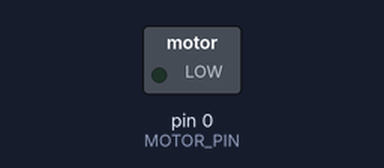
Simulated run of this sketch. Board: Arduino Uno, built with avr-gcc and run on an emulated ATmega328P. Shown: switched loads named in the sketch (green lamp = pin HIGH). Nothing arrives over Bluetooth unless stated; a phone connects over Bluetooth LE 3 s after start.

Above: at 0.1 s.
At 0.9 s:
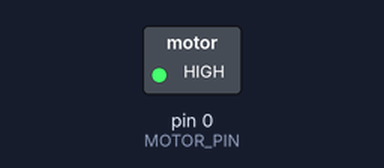
Timing chart, 0 to 2.4 s (numbered marks = the images above):
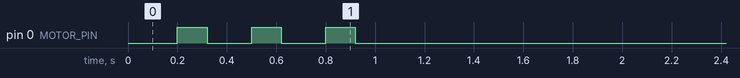

The sketch:

seeed-xiao-vibration-ble.ino
```cpp
/**
 * Flowstate wrist — BLE (Nordic UART Service). Seeed XIAO nRF52840 Plus, motor on D2 (pin 2).
 *
 * Library: ArduinoBLE (Board Manager: Seeed nRF52, then Sketch → Include Library → ArduinoBLE)
 *
 * SELF-TEST: On reset the motor buzzes THREE short times.
 * Web app writes "V" to the NUS RX characteristic (same command as USB serial firmware).
 */

#include <ArduinoBLE.h>

const int MOTOR_PIN = 0;
const unsigned long PULSE_MS = 800;

/** Nordic UART Service — same UUIDs as Web Bluetooth / Nordic standard */
BLEService uartService("6E400001-B5A3-F393-E0A9-E50E24DCCA9E");
BLECharacteristic rxCharacteristic("6E400002-B5A3-F393-E0A9-E50E24DCCA9E", BLEWrite, 32);

void pulseMs(unsigned long ms) {
  digitalWrite(MOTOR_PIN, HIGH);
  delay(ms);
  digitalWrite(MOTOR_PIN, LOW);
}

void setup() {
  pinMode(MOTOR_PIN, OUTPUT);
  digitalWrite(MOTOR_PIN, LOW);

  delay(200);
  for (int i = 0; i < 3; i++) {
    pulseMs(120);
    delay(180);
  }

  if (!BLE.begin()) {
    while (1) {
      delay(500);
    }
  }

  BLE.setLocalName("FlowstateXIAO");
  BLE.setAdvertisedService(uartService);
  uartService.addCharacteristic(rxCharacteristic);
  BLE.addService(uartService);
  BLE.setConnectionInterval(8, 12);
  BLE.advertise();
}

void loop() {
  BLE.poll();

  if (rxCharacteristic.written()) {
    const uint8_t *data = rxCharacteristic.value();
    int len = rxCharacteristic.valueLength();
    for (int i = 0; i < len; i++) {
      char c = (char)data[i];
      if (c == 'V' || c == 'v') {
        pulseMs(PULSE_MS);
        break;
      }
    }
  }
}
```
